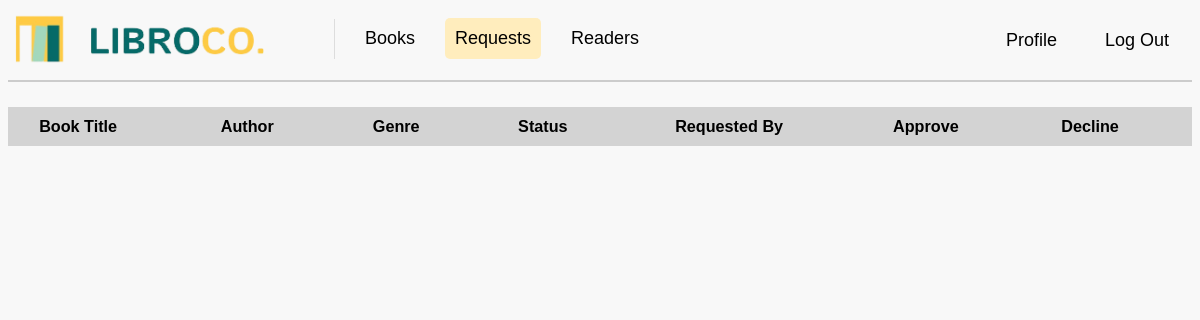
Page /requests on the earlier database version.
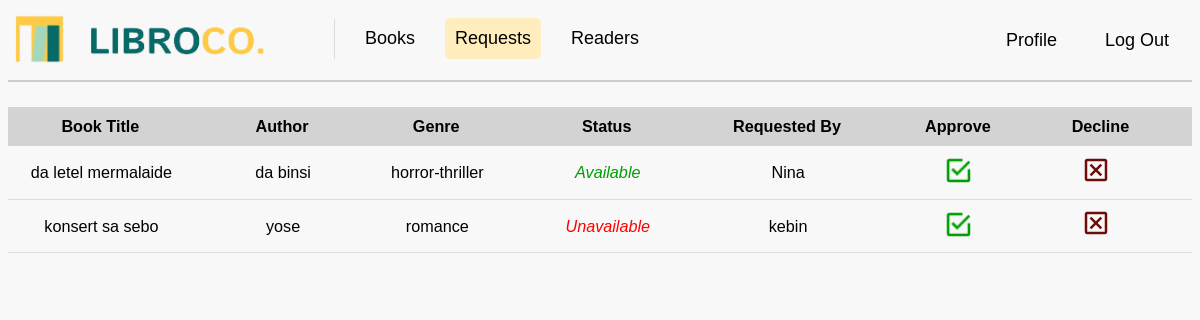
Same page on the later database version.
### tables this page shows
CREATE TABLE requests (
request_id INTEGER PRIMARY KEY AUTOINCREMENT,
user_id INTEGER,
book_id INTEGER,
request_date TIMESTAMP DEFAULT CURRENT_TIMESTAMP,
FOREIGN KEY (user_id) REFERENCES users(user_id),
FOREIGN KEY (book_id) REFERENCES books(book_id));

CREATE TABLE "books" (
	"book_id"	INTEGER,
	"book_title"	VARCHAR(50) UNIQUE,
	"author"	VARCHAR(50),
	"publication_year"	INTEGER(5),
	"genre"	VARCHAR(20),
	"description"	VARCHAR(300),
	"image"	VARCHAR(100),
	PRIMARY KEY("book_id")
);

CREATE TABLE "users" (
	"user_id"	INTEGER PRIMARY KEY AUTOINCREMENT,
	"user_name"	TEXT,
	"user_email"	TEXT,
	"user_password"	TEXT UNIQUE,
	"user_contact"	TEXT,
	"user_code"	TEXT
);

### app.py (the view)
@app.route('/requests')
def requests():
    requests = get_requests()
    return render_template('requests.html', requests=requests)

### app.py (called while the page is built)
def get_requests():
    conn = sqlite3.connect('libroco.db')
    cursor = conn.cursor()
    cursor.execute("""
        SELECT books.book_title, books.author, books.genre, status.availability, users.user_name, requests.request_id
        FROM requests
        JOIN books ON requests.book_id = books.book_id
        JOIN users ON requests.user_id = users.user_id
        LEFT JOIN status ON books.book_id = status.book_id
    """)
    requests = cursor.fetchall()
    conn.close()
    return requests

@app.before_request
def before_request():
    print("Session data:", session)

### templates/requests.html (shortened to what this page needs)
<!DOCTYPE html>
<html>
<head>
    <link rel="stylesheet" href="{{ url_for('static', filename='css/mainstyle.css') }}">
</head>
<body>
    <nav>
        <a class="navbar-brand" href="{{ url_for('books') }}">
            <img src="{{ url_for('static', filename='images/logo.png') }}" class="logo" width="250" height="50" alt="LibroCo. Logo">
        </a>
        <div class="navbar-links">
            <a href="{{ url_for('books') }}">Books</a>
            <a href="{{ url_for('requests') }}" class="active">Requests</a>
            <a href="{{ url_for('readers') }}">Readers</a>
        </div>
        <div class="navbar-right">
            <a href="{{ url_for('profile') }}">Profile</a>
            <a href="{{ url_for('logout') }}">Log Out</a>
        </div>
    </nav>
    <div class="divider"></div>
    <div class="scrollable-table">
        <table class="table">
            <tr>
                <th>Book Title</th>
                <th>Author</th>
                <th>Genre</th>
                <th>Status</th>
                <th>Requested By</th>
                <th>Approve</th>
                <th>Decline</th>
            </tr>
            {% for request in requests %}
                <tr>
                    <td>{{ request[0] }}</td>
                    <td>{{ request[1] }}</td>
                    <td>{{ request[2] }}</td>
                    <td class="status">
                        {% if request[3] == 'Available' %}
                            <span class="available">Available</span>
                        {% else %}
                            <span class="unavailable">Unavailable</span>
                        {% endif %}
                    </td>
                    <td>{{ request[4] }}</td>
                    <td class="action-cell">
                        <form action="{{ url_for('approve_request') }}" method="post">
                            <button class="approve-btn">
                                <img src="{{ url_for('static', filename='images/tsek.png') }}" class="tsek" alt="Approve">
                            </button>
                        </form>
                    </td>
                    <td class="action-cell">
                        <form action="{{ url_for('decline_request') }}" method="post">
                            <button class="decline-btn">
                                <img src="{{ url_for('static', filename='images/eks.png') }}" class="eks" alt="Decline">
                            </button>
                        </form>
                    </td>
                </tr>
            {% endfor %}
        </table>
    </div>
</body>
</html>

### static/css/mainstyle.css (style rules this page uses)
.navbar-right a { transition: background-color 0.3s ease; margin-right: 8px; margin-top: 2px; }
body { background: #f8f8f8; background-repeat: no-repeat; background-attachment: fixed; background-size: 100% 100%; font-family: 'Istok Web', sans-serif; }
.logo { margin: -9px; margin-right: 0; margin-left: -9px; margin-top: -9px; }
nav { display: flex; justify-content: flex-start; align-items: center; padding: 5px; background-color: #f8f8f8; font-size: 18px; }
.navbar-brand { display: flex; align-items: center; text-decoration: none; color: black; margin-right: 40px; }
.navbar-links { display: flex; margin-top: -1px; margin-left: 0%; gap: 20px; font-size: 18px; }
.navbar-right { display: flex; margin-left: auto; gap: 20px; }
nav a { text-decoration: none; color: black; padding: 10px; font-family: Arial, Helvetica, sans-serif; transition: background-color 0.3s ease; }
.active { background-color: #ffedbd; border-radius: 5px; font-weight: normal; }
.divider { width: auto; height: 2px; background-color: #ccc; margin-top: 10px; margin-left: fixed; }
.scrollable-table { height: auto; width: auto; overflow-y: auto; scroll-snap-type: y mandatory; font-size: 18px; }
.scrollable-table>.table { width: 100%; }
.table { font-family: Arial, Helvetica, sans-serif; border-collapse: collapse; font-size: 0.9em; margin: 25px 0; min-width: 400px; text-align: center; }
.table th { background-color: #d3d3d3; color: #000; text-align: center; position: sticky; font-weight: bold; padding: 0.625rem; padding-left: -3.125rem; padding-right: 3.438rem; }
.table td { padding: 0.625rem; padding-left: -3.125rem; padding-right: 3.3rem; font-weight: normal; border-bottom: 1px solid #dddddd; text-align: center; }
.table tbody tr { background-color: transparent; }
.available { color: #009E05; font-style: italic; }
.unavailable { color: red; font-style: italic; }
.tsek { width: 25px; height: 25px; cursor: pointer; }
.eks { width: 30px; height: 30px; cursor: pointer; margin-left: -8px; margin-top: -1.3px; margin-right: 4px; }
button.approve-btn, button.decline-btn { background: none; border: none; padding: 0; cursor: pointer; }

Differences in the rows shown:
added requests: book_title "da letel mermalaide", author "da binsi", genre "horror-thriller", shows "Available", user_name "Nina"
added requests: book_title "konsert sa sebo", author "yose", genre "romance", shows "Unavailable", user_name "kebin"
